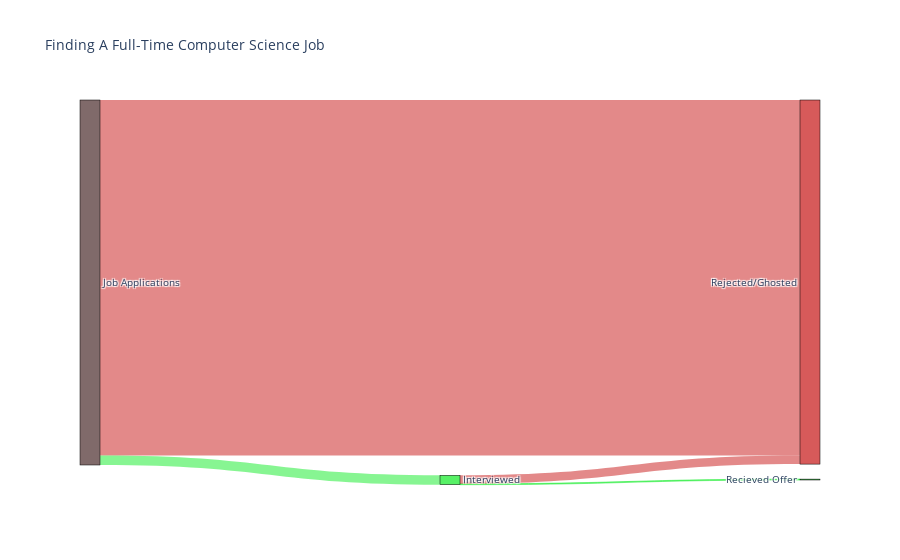

Notebook source saved alongside this figure:
### Code cell
fig = go.Figure(data=[go.Sankey(
    arrangement = "freeform",
    node = dict(
      pad = 15,
      thickness = 20,
      line = dict(color = "black", width = 0.5),
      label = ["Job Applications", "Interviewed", "Rejected/Ghosted", "Recieved Offer"],
      x = [0, 0.5, 3, 5],
      y =[0, 1, 0, 0],
      color = ["rgba(74, 44, 44,0.7)","rgba(16, 235, 38, 0.7)","rgba(199,20,20,0.7)","rgba(16, 235, 38, 0.7)"],
      customdata = ["817 Jobs Applications", "21 Interviews", "796 Applications Rejected or Ghosted", "2 Job Offers Recieved"],
      hovertemplate='%{customdata}<extra></extra>'
    ),
    link = dict(
      source = [0, 0, 1, 1],
      target = [2, 1, 3, 2],
      value = [796, 21, 2, 19],
      color = ["rgba(199,20,20,0.5)","rgba(16, 235, 38, 0.5)","rgba(16, 235, 38, 0.5)", "rgba(199,20,20,0.5)"],
      customdata = ["796 Applications Rejected or Ghosted", "21 Interviews", "2 Job Offers Recieved", "19 Rejections After Interview"],
      hovertemplate='%{customdata}<extra></extra>'
  ))])

fig.update_layout(title_text="Finding A Full-Time Computer Science Job", font_size=10)
fig.show()

### Figure 1 — Plotly figure (JSON) as saved in the notebook; plotly's stock layout.template omitted (floating-point values rounded to 4 significant figures)
{"data": [{"arrangement": "freeform", "link": {"color": ["rgba(199,20,20,0.5)", "rgba(16, 235, 38, 0.5)", "rgba(16, 235, 38, 0.5)", "rgba(199,20,20,0.5)"], "customdata": ["796 Applications Rejected or Ghosted", "21 Interviews", "2 Job Offers Recieved", "19 Rejections After Interview"], "hovertemplate": "%{customdata}<extra></extra>", "source": [0, 0, 1, 1], "target": [2, 1, 3, 2], "value": [796, 21, 2, 19]}, "node": {"color": ["rgba(74, 44, 44,0.7)", "rgba(16, 235, 38, 0.7)", "rgba(199,20,20,0.7)", "rgba(16, 235, 38, 0.7)"], "customdata": ["817 Jobs Applications", "21 Interviews", "796 Applications Rejected or Ghosted", "2 Job Offers Recieved"], "hovertemplate": "%{customdata}<extra></extra>", "label": ["Job Applications", "Interviewed", "Rejected/Ghosted", "Recieved Offer"], "line": {"color": "black", "width": 0.5}, "pad": 15, "thickness": 20, "x": [0, 0.5, 3, 5], "y": [0, 1, 0, 0]}, "type": "sankey"}], "layout": {"font": {"size": 10}, "title": {"text": "Finding A Full-Time Computer Science Job"}}}
